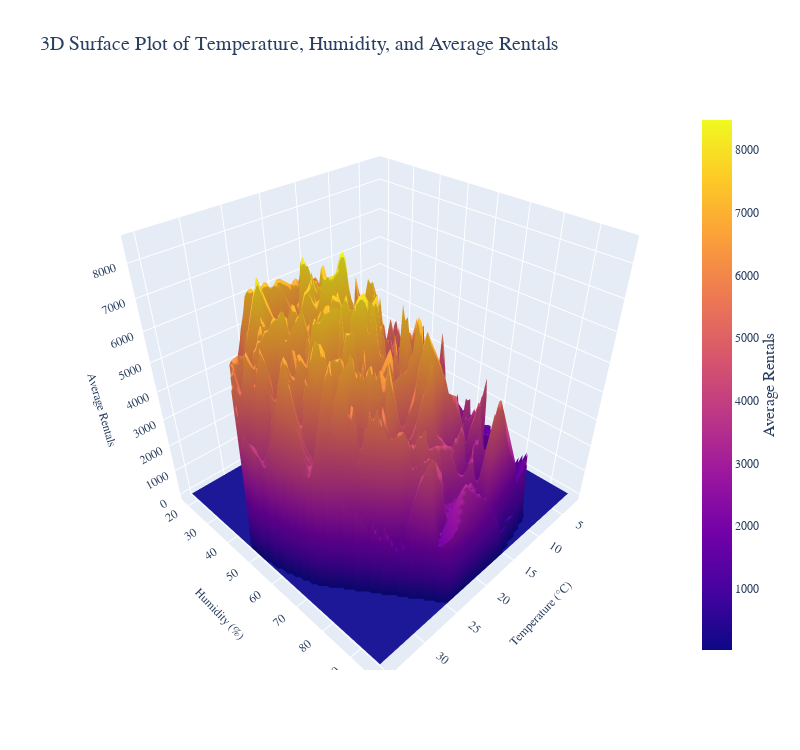

The cell this chart's notebook holds for it:
### Code cell
points = np.column_stack((temp, hum))
values = cnt

# Grid for temperature and humidity
temp_lin = np.linspace(temp.min(), temp.max(), 100)
hum_lin = np.linspace(hum.min(), hum.max(), 100)
temp_grid, hum_grid = np.meshgrid(temp_lin, hum_lin)

# Linear interpolation
cnt_grid_linear = griddata(points, values, (temp_grid, hum_grid), method = 'linear')
cnt_grid_linear = np.nan_to_num(cnt_grid_linear, nan = np.nanmin(values))

fig = go.Figure(data = [go.Surface(
    z = cnt_grid_linear,
    x = temp_grid,
    y = hum_grid,
    colorbar = dict(
        title = 'Average Rentals',
        titleside = 'right',
        ypad = 20,
        titlefont = dict(family = 'Serif', size = 16),
        tickfont = dict(family = 'Serif', size = 12)
    ),
    hovertemplate = (
        'Temperature (°C): %{x:.2f}<br>'
        'Humidity (%): %{y:.2f}<br>'
        'Total Rentals: %{z:.0f}<extra></extra>'
    )
)])

fig.update_layout(
    title = '3D Surface Plot of Temperature, Humidity, and Average Rentals',
    scene = dict(
        xaxis = dict(
            title = 'Temperature (°C)',
            title_font = dict(family = 'Serif', size = 12),
            tickfont = dict(family = 'Serif', size = 12)
        ),
        yaxis = dict(
            title = 'Humidity (%)',
            title_font = dict(family = 'Serif', size = 12),
            tickfont = dict(family = 'Serif', size = 12)
        ),
        zaxis = dict(
            title = 'Average Rentals',
            title_font = dict(family = 'Serif', size = 12),
            tickfont = dict(family = 'Serif', size = 12)
        )
    ),
    title_font = dict(family = 'Serif', size = 20),
    autosize = False,
    width = 800,
    height = 750
)

fig.show()

### Figure 1 — Plotly figure (JSON) as saved in the notebook; plotly's stock layout.template omitted (floating-point values rounded to 4 significant figures; data arrays with more than 128 entries replaced by an {"elided": "..."} marker saying what was removed)
{"data": [{"colorbar": {"tickfont": {"family": "Serif", "size": 12}, "title": {"font": {"family": "Serif", "size": 16}, "side": "right", "text": "Average Rentals"}, "ypad": 20}, "hovertemplate": "Temperature (°C): %{x:.2f}<br>Humidity (%): %{y:.2f}<br>Total Rentals: %{z:.0f}<extra></extra>", "type": "surface", "x": {"elided": "100x100 float values"}, "y": {"elided": "100x100 float values"}, "z": {"elided": "100x100 float values"}}], "layout": {"autosize": false, "height": 750, "scene": {"xaxis": {"tickfont": {"family": "Serif", "size": 12}, "title": {"font": {"family": "Serif", "size": 12}, "text": "Temperature (°C)"}}, "yaxis": {"tickfont": {"family": "Serif", "size": 12}, "title": {"font": {"family": "Serif", "size": 12}, "text": "Humidity (%)"}}, "zaxis": {"tickfont": {"family": "Serif", "size": 12}, "title": {"font": {"family": "Serif", "size": 12}, "text": "Average Rentals"}}}, "title": {"font": {"family": "Serif", "size": 20}, "text": "3D Surface Plot of Temperature, Humidity, and Average Rentals"}, "width": 800}}
